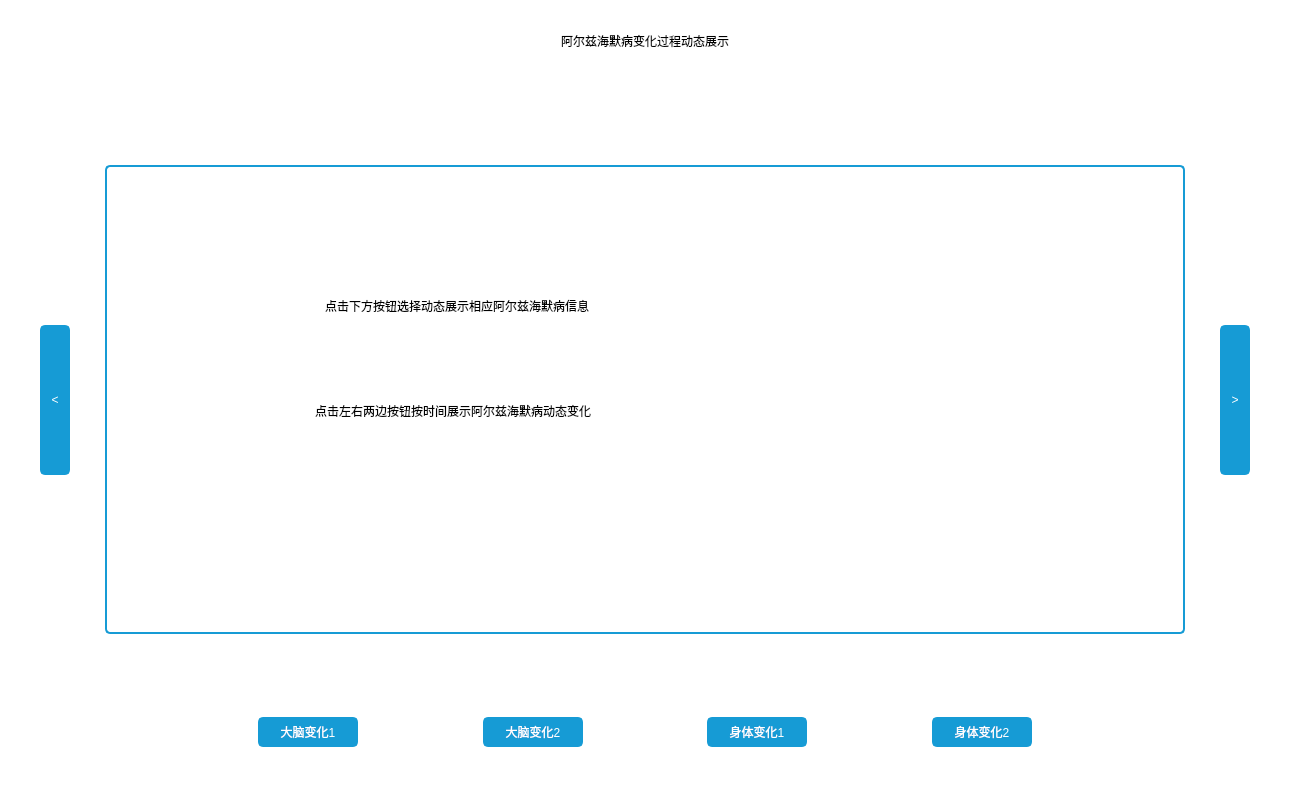
<?xml version="1.0" encoding="UTF-8"?>
<ui version="4.0">
 <class>Form</class>
 <widget class="QWidget" name="Form">
  <property name="geometry">
   <rect>
    <x>0</x>
    <y>0</y>
    <width>1290</width>
    <height>787</height>
   </rect>
  </property>
  <property name="mouseTracking">
   <bool>true</bool>
  </property>
  <property name="windowTitle">
   <string>Form</string>
  </property>
  <property name="styleSheet">
   <string notr="true">QPushButton{
	background-color:#169bd5;
	color:rgb(255, 255, 255);
	border:2px solid #169bd5;
	border-radius:5px;
}
QPushButton:pressed{
	padding-top:5px;
	padding-left:5px;
}
*{font: 12pt &quot;黑体&quot;;
background-color: rgb(255, 255, 255);
}</string>
  </property>
  <layout class="QVBoxLayout" name="verticalLayout_3">
   <item>
    <spacer name="horizontalSpacer_6">
     <property name="orientation">
      <enum>Qt::Horizontal</enum>
     </property>
     <property name="sizeHint" stdset="0">
      <size>
       <width>1260</width>
       <height>20</height>
      </size>
     </property>
    </spacer>
   </item>
   <item>
    <layout class="QHBoxLayout" name="horizontalLayout" stretch="1,1,1">
     <item>
      <spacer name="horizontalSpacer">
       <property name="orientation">
        <enum>Qt::Horizontal</enum>
       </property>
       <property name="sizeHint" stdset="0">
        <size>
         <width>40</width>
         <height>20</height>
        </size>
       </property>
      </spacer>
     </item>
     <item>
      <widget class="QLabel" name="label">
       <property name="styleSheet">
        <string notr="true">font: 24pt &quot;黑体&quot;;</string>
       </property>
       <property name="text">
        <string>阿尔兹海默病变化过程动态展示</string>
       </property>
       <property name="alignment">
        <set>Qt::AlignCenter</set>
       </property>
      </widget>
     </item>
     <item>
      <spacer name="horizontalSpacer_2">
       <property name="orientation">
        <enum>Qt::Horizontal</enum>
       </property>
       <property name="sizeHint" stdset="0">
        <size>
         <width>40</width>
         <height>20</height>
        </size>
       </property>
      </spacer>
     </item>
    </layout>
   </item>
   <item>
    <spacer name="horizontalSpacer_5">
     <property name="orientation">
      <enum>Qt::Horizontal</enum>
     </property>
     <property name="sizeHint" stdset="0">
      <size>
       <width>1260</width>
       <height>20</height>
      </size>
     </property>
    </spacer>
   </item>
   <item>
    <layout class="QHBoxLayout" name="horizontalLayout_2" stretch="2,2">
     <item>
      <spacer name="horizontalSpacer_3">
       <property name="orientation">
        <enum>Qt::Horizontal</enum>
       </property>
       <property name="sizeHint" stdset="0">
        <size>
         <width>40</width>
         <height>20</height>
        </size>
       </property>
      </spacer>
     </item>
     <item>
      <spacer name="horizontalSpacer_4">
       <property name="orientation">
        <enum>Qt::Horizontal</enum>
       </property>
       <property name="sizeHint" stdset="0">
        <size>
         <width>40</width>
         <height>20</height>
        </size>
       </property>
      </spacer>
     </item>
    </layout>
   </item>
   <item>
    <spacer name="horizontalSpacer_7">
     <property name="orientation">
      <enum>Qt::Horizontal</enum>
     </property>
     <property name="sizeHint" stdset="0">
      <size>
       <width>1260</width>
       <height>20</height>
      </size>
     </property>
    </spacer>
   </item>
   <item>
    <layout class="QHBoxLayout" name="horizontalLayout_3" stretch="1,1,1,0,1,1,1">
     <item>
      <spacer name="verticalSpacer_6">
       <property name="orientation">
        <enum>Qt::Vertical</enum>
       </property>
       <property name="sizeHint" stdset="0">
        <size>
         <width>20</width>
         <height>40</height>
        </size>
       </property>
      </spacer>
     </item>
     <item>
      <layout class="QVBoxLayout" name="verticalLayout" stretch="1,1,1">
       <item>
        <spacer name="verticalSpacer">
         <property name="orientation">
          <enum>Qt::Vertical</enum>
         </property>
         <property name="sizeHint" stdset="0">
          <size>
           <width>20</width>
           <height>40</height>
          </size>
         </property>
        </spacer>
       </item>
       <item>
        <widget class="QPushButton" name="btn_left">
         <property name="minimumSize">
          <size>
           <width>30</width>
           <height>150</height>
          </size>
         </property>
         <property name="maximumSize">
          <size>
           <width>30</width>
           <height>150</height>
          </size>
         </property>
         <property name="text">
          <string>&lt;</string>
         </property>
        </widget>
       </item>
       <item>
        <spacer name="verticalSpacer_2">
         <property name="orientation">
          <enum>Qt::Vertical</enum>
         </property>
         <property name="sizeHint" stdset="0">
          <size>
           <width>20</width>
           <height>40</height>
          </size>
         </property>
        </spacer>
       </item>
      </layout>
     </item>
     <item>
      <spacer name="verticalSpacer_5">
       <property name="orientation">
        <enum>Qt::Vertical</enum>
       </property>
       <property name="sizeHint" stdset="0">
        <size>
         <width>20</width>
         <height>40</height>
        </size>
       </property>
      </spacer>
     </item>
     <item>
      <widget class="QWidget" name="picture_show" native="true">
       <property name="minimumSize">
        <size>
         <width>1080</width>
         <height>469</height>
        </size>
       </property>
       <property name="maximumSize">
        <size>
         <width>1080</width>
         <height>469</height>
        </size>
       </property>
       <property name="layoutDirection">
        <enum>Qt::LeftToRight</enum>
       </property>
       <property name="styleSheet">
        <string notr="true">#picture_show{
border:2px solid #169bd5;
border-radius:5px;
}</string>
       </property>
       <widget class="QLabel" name="label_3">
        <property name="geometry">
         <rect>
          <x>220</x>
          <y>80</y>
          <width>691</width>
          <height>121</height>
         </rect>
        </property>
        <property name="styleSheet">
         <string notr="true">font: 18pt &quot;幼圆&quot;;</string>
        </property>
        <property name="text">
         <string>点击下方按钮选择动态展示相应阿尔兹海默病信息</string>
        </property>
       </widget>
       <widget class="QLabel" name="label_4">
        <property name="geometry">
         <rect>
          <x>210</x>
          <y>190</y>
          <width>751</width>
          <height>111</height>
         </rect>
        </property>
        <property name="styleSheet">
         <string notr="true">font: 18pt &quot;幼圆&quot;;</string>
        </property>
        <property name="text">
         <string>点击左右两边按钮按时间展示阿尔兹海默病动态变化</string>
        </property>
       </widget>
      </widget>
     </item>
     <item>
      <spacer name="verticalSpacer_7">
       <property name="orientation">
        <enum>Qt::Vertical</enum>
       </property>
       <property name="sizeHint" stdset="0">
        <size>
         <width>20</width>
         <height>40</height>
        </size>
       </property>
      </spacer>
     </item>
     <item>
      <layout class="QVBoxLayout" name="verticalLayout_2">
       <item>
        <spacer name="verticalSpacer_3">
         <property name="orientation">
          <enum>Qt::Vertical</enum>
         </property>
         <property name="sizeHint" stdset="0">
          <size>
           <width>20</width>
           <height>40</height>
          </size>
         </property>
        </spacer>
       </item>
       <item>
        <widget class="QPushButton" name="btn_right">
         <property name="minimumSize">
          <size>
           <width>30</width>
           <height>150</height>
          </size>
         </property>
         <property name="maximumSize">
          <size>
           <width>30</width>
           <height>150</height>
          </size>
         </property>
         <property name="layoutDirection">
          <enum>Qt::LeftToRight</enum>
         </property>
         <property name="text">
          <string>&gt;</string>
         </property>
        </widget>
       </item>
       <item>
        <spacer name="verticalSpacer_4">
         <property name="orientation">
          <enum>Qt::Vertical</enum>
         </property>
         <property name="sizeHint" stdset="0">
          <size>
           <width>20</width>
           <height>40</height>
          </size>
         </property>
        </spacer>
       </item>
      </layout>
     </item>
     <item>
      <spacer name="verticalSpacer_8">
       <property name="orientation">
        <enum>Qt::Vertical</enum>
       </property>
       <property name="sizeHint" stdset="0">
        <size>
         <width>20</width>
         <height>40</height>
        </size>
       </property>
      </spacer>
     </item>
    </layout>
   </item>
   <item>
    <spacer name="horizontalSpacer_10">
     <property name="orientation">
      <enum>Qt::Horizontal</enum>
     </property>
     <property name="sizeHint" stdset="0">
      <size>
       <width>1260</width>
       <height>20</height>
      </size>
     </property>
    </spacer>
   </item>
   <item>
    <widget class="QWidget" name="Sidebar" native="true">
     <property name="mouseTracking">
      <bool>true</bool>
     </property>
     <property name="styleSheet">
      <string notr="true">QToolButton{
	background-color:#169bd5;
	color:rgb(255, 255, 255);
	border:2px solid #169bd5;
	border-radius:5px;
}
QToolButton:pressed{
	padding-top:5px;
	padding-left:5px;
}
*{font: 12pt &quot;黑体&quot;;}</string>
     </property>
     <layout class="QHBoxLayout" name="horizontalLayout_4" stretch="2,0,1,1,1,1,1,1,2">
      <item>
       <spacer name="horizontalSpacer_8">
        <property name="orientation">
         <enum>Qt::Horizontal</enum>
        </property>
        <property name="sizeHint" stdset="0">
         <size>
          <width>40</width>
          <height>20</height>
         </size>
        </property>
       </spacer>
      </item>
      <item>
       <widget class="QToolButton" name="btn1">
        <property name="minimumSize">
         <size>
          <width>100</width>
          <height>30</height>
         </size>
        </property>
        <property name="maximumSize">
         <size>
          <width>100</width>
          <height>30</height>
         </size>
        </property>
        <property name="mouseTracking">
         <bool>true</bool>
        </property>
        <property name="text">
         <string>大脑变化1</string>
        </property>
       </widget>
      </item>
      <item>
       <spacer name="horizontalSpacer_12">
        <property name="orientation">
         <enum>Qt::Horizontal</enum>
        </property>
        <property name="sizeHint" stdset="0">
         <size>
          <width>40</width>
          <height>20</height>
         </size>
        </property>
       </spacer>
      </item>
      <item>
       <widget class="QToolButton" name="btn2">
        <property name="minimumSize">
         <size>
          <width>100</width>
          <height>30</height>
         </size>
        </property>
        <property name="maximumSize">
         <size>
          <width>100</width>
          <height>30</height>
         </size>
        </property>
        <property name="mouseTracking">
         <bool>true</bool>
        </property>
        <property name="text">
         <string>大脑变化2</string>
        </property>
       </widget>
      </item>
      <item>
       <spacer name="horizontalSpacer_13">
        <property name="orientation">
         <enum>Qt::Horizontal</enum>
        </property>
        <property name="sizeHint" stdset="0">
         <size>
          <width>40</width>
          <height>20</height>
         </size>
        </property>
       </spacer>
      </item>
      <item>
       <widget class="QToolButton" name="btn3">
        <property name="minimumSize">
         <size>
          <width>100</width>
          <height>30</height>
         </size>
        </property>
        <property name="maximumSize">
         <size>
          <width>100</width>
          <height>30</height>
         </size>
        </property>
        <property name="mouseTracking">
         <bool>true</bool>
        </property>
        <property name="text">
         <string>身体变化1</string>
        </property>
       </widget>
      </item>
      <item>
       <spacer name="horizontalSpacer_14">
        <property name="orientation">
         <enum>Qt::Horizontal</enum>
        </property>
        <property name="sizeHint" stdset="0">
         <size>
          <width>40</width>
          <height>20</height>
         </size>
        </property>
       </spacer>
      </item>
      <item>
       <widget class="QToolButton" name="btn4">
        <property name="minimumSize">
         <size>
          <width>100</width>
          <height>30</height>
         </size>
        </property>
        <property name="maximumSize">
         <size>
          <width>100</width>
          <height>30</height>
         </size>
        </property>
        <property name="mouseTracking">
         <bool>true</bool>
        </property>
        <property name="text">
         <string>身体变化2</string>
        </property>
       </widget>
      </item>
      <item>
       <spacer name="horizontalSpacer_9">
        <property name="orientation">
         <enum>Qt::Horizontal</enum>
        </property>
        <property name="sizeHint" stdset="0">
         <size>
          <width>40</width>
          <height>20</height>
         </size>
        </property>
       </spacer>
      </item>
     </layout>
    </widget>
   </item>
   <item>
    <spacer name="horizontalSpacer_11">
     <property name="orientation">
      <enum>Qt::Horizontal</enum>
     </property>
     <property name="sizeHint" stdset="0">
      <size>
       <width>1260</width>
       <height>20</height>
      </size>
     </property>
    </spacer>
   </item>
  </layout>
 </widget>
 <resources/>
 <connections/>
</ui>
